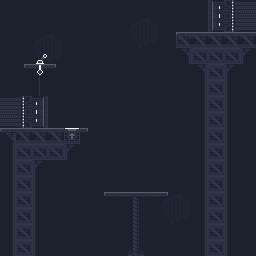

Below is a game level as drawn by its tile map, then a one-line description and the .tmx file that defines it, in full:
An orthogonal 16x16 tile map with 16x16 px tiles, 4 tile layers (BackGorund3, Background, Camada de Tiles 1, Background2).

<map version="1.5" tiledversion="1.7.2" orientation="orthogonal" renderorder="right-down" width="16" height="16" tilewidth="16" tileheight="16" infinite="0" backgroundcolor="#1d212d" nextlayerid="5" nextobjectid="1">
 <tileset firstgid="1" name="IndustrialMapV2" tilewidth="16" tileheight="16" tilecount="1024" columns="32">
  <image source="../../2D-Assets/industrial.v2.png" width="512" height="512" />
 </tileset>
 <layer id="4" name="BackGorund3" width="16" height="16">
  <data encoding="csv">
0,0,0,0,0,0,0,0,0,0,0,0,0,0,0,0,
0,0,0,0,0,0,0,0,0,0,0,0,0,0,0,0,
0,0,0,0,0,0,0,0,0,0,0,0,0,0,0,0,
0,0,0,0,0,0,0,0,0,0,0,0,0,0,0,0,
0,0,0,0,0,0,0,0,0,0,0,0,0,0,0,0,
0,0,0,0,0,0,0,0,0,0,0,0,0,0,0,0,
0,0,0,0,0,0,0,0,0,0,0,0,0,0,0,0,
0,0,0,0,0,0,0,0,0,0,0,0,0,0,0,0,
0,0,0,0,0,0,0,0,0,0,0,0,0,0,0,0,
0,0,0,0,0,0,0,0,0,0,0,0,0,0,0,0,
0,0,0,0,0,0,0,0,0,0,0,0,0,0,0,0,
0,0,0,0,0,0,0,0,0,0,0,0,0,0,0,0,
0,0,0,0,0,0,0,0,0,0,24,25,0,0,0,0,
0,0,0,0,0,0,0,0,0,0,56,57,0,0,0,0,
0,0,0,0,0,0,0,0,0,0,0,0,0,0,0,0,
0,0,0,0,0,0,0,0,0,0,0,0,0,0,0,0
</data>
 </layer>
 <layer id="2" name="Background" width="16" height="16">
  <data encoding="csv">
0,0,0,0,0,0,0,0,0,0,0,0,0,0,0,0,
0,0,0,0,0,0,0,0,24,25,0,0,0,0,0,0,
0,0,24,25,0,0,0,0,56,57,0,0,0,0,0,0,
0,0,56,57,0,0,0,0,0,0,0,0,0,0,0,0,
0,0,0,0,0,0,0,0,0,0,0,0,0,0,0,0,
0,0,369,0,0,0,0,0,0,0,0,0,0,0,0,0,
0,0,369,0,0,0,0,0,0,0,0,0,0,0,0,0,
0,0,0,0,0,0,0,0,0,0,0,0,0,0,0,0,
0,0,0,0,0,0,0,0,0,0,0,0,0,0,0,0,
0,0,0,0,0,0,0,0,0,0,0,0,0,0,0,0,
0,0,0,0,0,0,0,0,0,0,0,0,0,0,0,0,
0,0,0,0,0,0,0,0,0,0,0,0,0,0,0,0,
0,0,0,0,0,0,148,81,82,83,149,0,0,0,0,0,
0,0,0,0,0,0,0,0,146,0,0,0,0,0,0,0,
0,0,0,0,0,0,0,0,146,0,0,0,0,0,0,0,
0,0,0,0,0,0,0,0,178,0,0,0,0,0,0,0
</data>
 </layer>
 <layer id="1" name="Camada de Tiles 1" width="16" height="16">
  <data encoding="csv">
0,0,0,0,0,0,0,0,0,0,0,0,0,197,198,199,
0,0,0,0,0,0,0,0,0,0,0,0,0,229,230,231,
0,0,0,0,0,0,0,0,0,0,0,13,14,14,14,14,
0,0,262,0,0,0,0,0,0,0,0,79,54,54,54,78,
0,148,86,149,0,0,0,0,0,0,0,0,79,54,78,0,
0,0,369,0,0,0,0,0,0,0,0,0,17,54,18,0,
200,201,202,0,0,0,0,0,0,0,0,0,17,54,18,0,
232,233,234,0,0,0,0,0,0,0,0,0,17,54,18,0,
119,14,14,14,162,149,0,0,0,0,0,0,17,54,18,0,
17,54,54,54,78,0,0,0,0,0,0,0,17,54,18,0,
17,54,78,0,0,0,0,0,0,0,0,0,17,54,18,0,
17,54,18,0,0,0,0,0,0,0,0,0,17,54,18,0,
17,54,18,0,0,0,0,0,0,0,0,0,17,54,18,0,
17,54,18,0,0,0,0,0,0,0,0,0,17,54,18,0,
17,54,18,0,0,0,0,0,0,0,0,0,17,54,18,0,
17,54,18,0,0,0,0,0,0,0,0,0,17,54,18,0
</data>
 </layer>
 <layer id="3" name="Background2" width="16" height="16">
  <data encoding="csv">
0,0,0,0,0,0,0,0,0,0,0,0,0,0,0,0,
0,0,0,0,0,0,0,0,0,0,0,0,0,0,0,0,
0,0,0,0,0,0,0,0,0,0,0,0,0,0,0,0,
0,0,0,0,0,0,0,0,0,0,0,0,0,0,0,0,
0,0,359,0,0,0,0,0,0,0,0,0,0,0,0,0,
0,0,0,0,0,0,0,0,0,0,0,0,0,0,0,0,
0,0,0,0,0,0,0,0,0,0,0,0,0,0,0,0,
0,0,0,0,0,0,0,0,0,0,0,0,0,0,0,0,
0,0,0,0,0,0,0,0,0,0,0,0,0,0,0,0,
0,0,0,0,0,0,0,0,0,0,0,0,0,0,0,0,
0,0,0,0,0,0,0,0,0,0,0,0,0,0,0,0,
0,0,0,0,0,0,0,0,0,0,0,0,0,0,0,0,
0,0,0,0,0,0,0,19,19,19,0,0,0,0,0,0,
0,0,0,0,0,0,0,0,0,0,0,0,0,0,0,0,
0,0,0,0,0,0,0,0,0,0,0,0,0,0,0,0,
0,0,0,0,0,0,0,0,0,0,0,0,0,0,0,0
</data>
 </layer>
</map>
